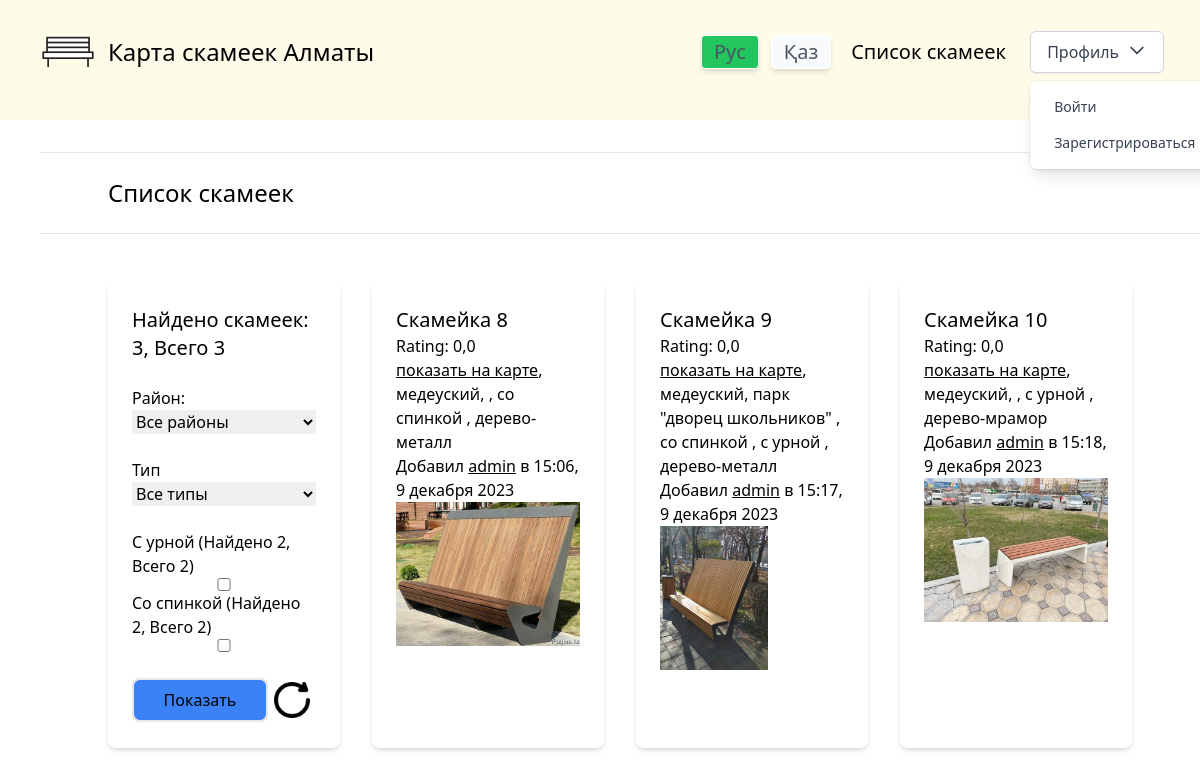
The app's page /benches/, older data.
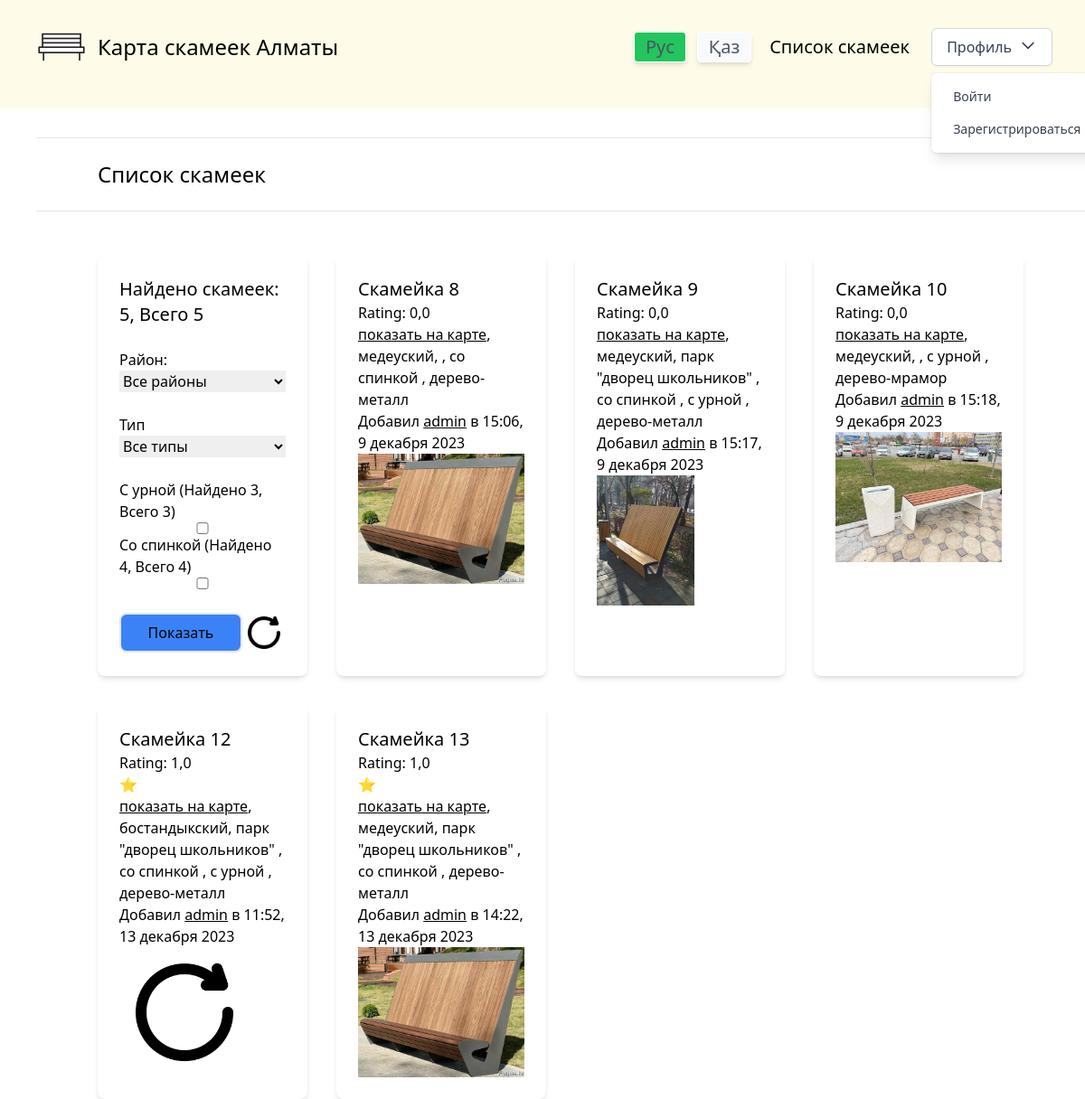
The same page, newer data.
### benches/models.py (models this page shows, shortened)
class Bench(models.Model):
    id = models.BigAutoField(primary_key=True)
    location_latitude = models.FloatField(verbose_name="Широта")
    location_longitude = models.FloatField(verbose_name="Долгота")
    avatar = models.ImageField(default='noBenchImage.png', upload_to='bench_avatars/', blank=True, null=True)
    rating = models.FloatField(default=0.0, validators=[MinValueValidator(0.0), MaxValueValidator(5.0)],)
    has_backrest = models.BooleanField(default=None, blank=True, null=True)
    has_bin = models.BooleanField(default=None, blank=True, null=True)
    created_date = models.DateTimeField(auto_now_add=True, verbose_name='Дата публикации')
    deskription = models.TextField(blank=True)
    author = models.ForeignKey(CustomUser, on_delete=models.CASCADE, verbose_name="Автор", default=CustomUser, editable=False)
    type = models.ForeignKey(BenchType, on_delete=models.CASCADE, blank=True, null=True)
    district = models.ForeignKey(BenchDistrict, on_delete=models.CASCADE, blank=True, null=True)
    environment = models.ForeignKey(BenchEnvironment, on_delete=models.CASCADE, blank=True, null=True)
    class Meta:
        verbose_name = "Скаймейка"
        verbose_name_plural = "Скаймейки"
    def get_avatar_url(self):
        if self.avatar:
            return self.avatar.url
        return '/media/default.png'
    def get_rating(self):
        rating = int(self.rating)
        return int(rating)

class BenchDistrict(models.Model):
    name = models.CharField(max_length=200, db_index=True, verbose_name='Район скамейки')
    slug = models.SlugField(max_length=200, db_index=True, unique=True, verbose_name='Ссылка')
    avatar = models.ImageField(default='default.png', upload_to='bench_district/', blank=True, null=True)
    class Meta:
        ordering = ('name',)
        verbose_name = 'Район скамейки'
        verbose_name_plural = 'Район скамеек'

class BenchType(models.Model):
    name = models.CharField(max_length=200, db_index=True, verbose_name='Тип скамейки')
    slug = models.SlugField(max_length=200, db_index=True, unique=True, verbose_name='Ссылка')
    avatar = models.ImageField(default='default.png', upload_to='bench_type/', blank=True, null=True)
    class Meta:
        ordering = ('name',)
        verbose_name = 'Тип скамейки'
        verbose_name_plural = 'Тип скамеек'

class BenchEnvironment(models.Model):
    name = models.CharField(max_length=200, db_index=True, verbose_name='Окружение скамейки')
    slug = models.SlugField(max_length=200, db_index=True, unique=True, verbose_name='Ссылка')
    avatar = models.ImageField(default='default.png', upload_to='bench_environment/', blank=True, null=True)
    class Meta:
        ordering = ('name',)
        verbose_name = 'Окружение скамейки'
        verbose_name_plural = 'Окружение скамеек'

### userSystem/models.py (models this page shows)
class CustomUser(AbstractUser):
    email = models.EmailField(unique=True)
    USERNAME_FIELD = 'username'  # или любое другое поле, которое вы хотите использовать для входа
    pass

### benches/views.py (the view)
# urls.py: path('', views.bench_list, name='bench_list'),
def bench_list(request):
    benches = Bench.objects.all()
    districts = BenchDistrict.objects.annotate(districtBenchesCount=Count('bench')).all()
    bench_types = BenchType.objects.annotate(bench_typesCount=Count('bench')).all()
    district_slug = request.GET.get('district')
    if district_slug:
        benches = benches.filter(district__slug=district_slug)
    type_slug = request.GET.get('type')
    if type_slug:
        benches = benches.filter(type__slug=type_slug)
    has_bin = request.GET.get('has_bin')
    if has_bin:
        benches = benches.filter(has_bin=True)
    elif has_bin == '0':
        benches = benches.filter(has_bin=False)
    has_backrest = request.GET.get('has_backrest')
    if has_backrest:
        benches = benches.filter(has_backrest=True)
    elif has_backrest == '0':
        benches = benches.filter(has_backrest=False)
    benches = benches.annotate(districtBenchesCount=Count('id'))
    return render(request,
        'benches/bench_list.html',
        {'benches': benches, 'districts': districts, 'bench_types': bench_types,
        'benchesAll':  bench_count().count,
        'hasBackrestNow': benches.filter(has_backrest=True).count,
        'hasBinNow': benches.filter(has_bin=True).count,
        'hasBackrestAll': bench_count().filter(has_backrest=True).count,
        'hasBinAll': bench_count().filter(has_bin=True).count,
        })

### benches/views.py (called while the page is built)
def bench_count():
    benches = Bench.objects.all()
    return benches

### benches/templates/benches/bench_list.html (shortened to what this page needs)
{% extends "mySite/base.html" %}
{% load static tailwind_tags i18n %}
{% block content %}
  <div class="py-4">
    <hr>
    <br>
    <div class="container mx-auto flex justify-between items-center">
      <h2 class="text-2xl">Список скамеек</h2>
    </div>
    <br>
    <hr>
  </div>
  <div class="container mx-auto mt-8">
    <div class="grid grid-cols-1 sm:grid-cols-2 md:grid-cols-3 lg:grid-cols-4 gap-8">
      <div class="bg-white p-6 rounded-lg shadow-md flex flex-col">
        <h3 class="text-xl">Найдено скамеек: {{ benches.count }}, Всего {{ benchesAll }}</h3>
        <br>
        <form method="get" action="{% url 'benches:bench_list' %}" class="flex-grow flex flex-col">
            <label for="district">Район:</label>
            <select name="district" id="district">
              <option value="" selected>Все районы</option>
          </select>
          <br>
          <label for="type">Тип</label>
          <select name="type" id="type">
              <option value="" selected>Все типы</option>
          </select>
            <br>
            <label for="has_bin">С урной (Найдено {{ hasBinNow }}, Всего {{ hasBinAll }})</label>
            <input type="checkbox" name="has_bin" id="has_bin" {% if request.GET.has_bin %}checked{% endif %} value="checked">
            <label for="has_backrest">Со спинкой (Найдено {{ hasBackrestNow }}, Всего {{ hasBackrestAll }})</label>
            <input type="checkbox" name="has_backrest" id="has_backrest" {% if request.GET.has_backrest %}checked{% endif %}>
            <br>
            <div class="flex flex-row items-center">
              <button class="border-2 rounded-lg p-2 bg-blue-500 hover:bg-blue-300 transition duration-300 ease-in-out flex-grow">
                Показать
              </button>
              <a class="" href="{% url 'benches:bench_list' %}">
                <img class="h-12" src="{% static 'img/reset.png' %}" alt="">
              </a>
            </div>
        </form>
    </div>
      {% for bench in benches %}
      <div class="bg-white p-6 rounded-lg shadow-md">
        <a href="{% url 'benches:bench_detail' bench.id %}" class="text-xl">Скамейка {{ bench.id }}</a>
        <p>Rating: {{ bench.rating }}</p>
        <p>
          {% for i in "0123456789"|slice:bench.get_rating %}
            ⭐
          {% endfor %}
        </p>
        <p class="lowercase">
          <a class="underline" href="/" id="showOnMap">{% trans 'Показать на карте' %}</a>,
          {{ bench.district.name }},
          {{ bench.environment.name }}
          {% if bench.has_backrest %}
            , {% trans 'со спинкой' %}
          {% elif bench.has_backrest %}
            , {% trans 'без спинки' %}
          {% endif %}
          {% if bench.has_bin %}
            , {% trans 'с урной' %}
          {% elif bench.has_bin %}
            , {% trans 'без урны' %}
          {% endif %}
          , {{ bench.type.name }}
        </p>
        <p>Добавил <a class="underline" target="_blank" href="{% url 'other_user_profile' bench.author.username %}">{{ bench.author.username }}</a> {% trans 'в' %} {{ bench.created_date|date:"G:i, j E Y"  }}</p>
        <img class="h-36" src="{{ bench.get_avatar_url }}" alt="">
      </div>
    {% endfor %}
    </div>
  </div>
{% endblock %}

Row changes from the older to the newer data that the page shows:
added Bench: id "12", rating "1,0", district.name "бостандыкский", environment.name "парк \"дворец школьников\"", type.name "дерево-металл", author.username "admin", created_date "11:52, 13 декабря 2023", get_avatar_url (picture)
added Bench: id "13", rating "1,0", district.name "медеуский", environment.name "парк \"дворец школьников\"", type.name "дерево-металл", author.username "admin", created_date "14:22, 13 декабря 2023", get_avatar_url (picture)
Text that changed along with them:
{{ benches.count }}: "3" → "5"
{{ benchesAll }}: "3" → "5"
{{ hasBinNow }}: "2" → "3"
{{ hasBinAll }}: "2" → "3"
{{ hasBackrestNow }}: "2" → "4"
{{ hasBackrestAll }}: "2" → "4"
